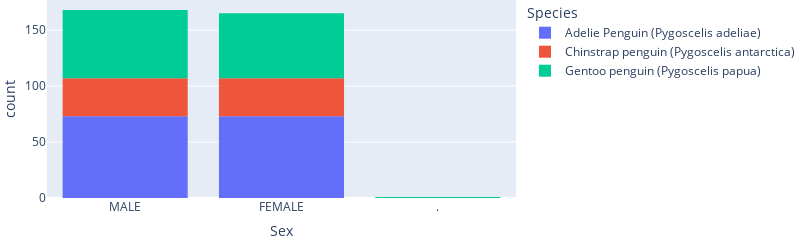

The notebook cell saved with this chart:
### Code cell
fig = px.histogram(data_frame = penguins, # data that needs to be plotted
                 x = "Sex", # column name for x-axis
                 color = "Species", # column name for color coding
                 width = 800,
                 height = 200)

# reduce whitespace
fig.update_layout(margin={"r":0,"t":0,"l":0,"b":0})
# show the plot
fig.show()

### Figure 1 — Plotly figure (JSON) as saved in the notebook; plotly's stock layout.template omitted (floating-point values rounded to 4 significant figures; data arrays with more than 128 entries replaced by an {"elided": "..."} marker saying what was removed)
{"data": [{"alignmentgroup": "True", "bingroup": "x", "hovertemplate": "Species=Adelie Penguin (Pygoscelis adeliae)<br>Sex=%{x}<br>count=%{y}<extra></extra>", "legendgroup": "Adelie Penguin (Pygoscelis adeliae)", "marker": {"color": "#636efa", "pattern": {"shape": ""}}, "name": "Adelie Penguin (Pygoscelis adeliae)", "offsetgroup": "Adelie Penguin (Pygoscelis adeliae)", "orientation": "v", "showlegend": true, "type": "histogram", "x": {"elided": "152 str values"}, "xaxis": "x", "yaxis": "y"}, {"alignmentgroup": "True", "bingroup": "x", "hovertemplate": "Species=Chinstrap penguin (Pygoscelis antarctica)<br>Sex=%{x}<br>count=%{y}<extra></extra>", "legendgroup": "Chinstrap penguin (Pygoscelis antarctica)", "marker": {"color": "#EF553B", "pattern": {"shape": ""}}, "name": "Chinstrap penguin (Pygoscelis antarctica)", "offsetgroup": "Chinstrap penguin (Pygoscelis antarctica)", "orientation": "v", "showlegend": true, "type": "histogram", "x": ["FEMALE", "MALE", "MALE", "FEMALE", "MALE", "FEMALE", "FEMALE", "MALE", "FEMALE", "MALE", "FEMALE", "MALE", "FEMALE", "MALE", "FEMALE", "MALE", "MALE", "FEMALE", "FEMALE", "MALE", "FEMALE", "MALE", "FEMALE", "MALE", "FEMALE", "MALE", "FEMALE", "MALE", "FEMALE", "MALE", "FEMALE", "MALE", "FEMALE", "MALE", "MALE", "FEMALE", "FEMALE", "MALE", "FEMALE", "MALE", "MALE", "FEMALE", "MALE", "FEMALE", "FEMALE", "MALE", "FEMALE", "MALE", "MALE", "FEMALE", "FEMALE", "MALE", "FEMALE", "MALE", "FEMALE", "MALE", "FEMALE", "MALE", "MALE", "FEMALE", "MALE", "FEMALE", "FEMALE", "MALE", "FEMALE", "MALE", "MALE", "FEMALE"], "xaxis": "x", "yaxis": "y"}, {"alignmentgroup": "True", "bingroup": "x", "hovertemplate": "Species=Gentoo penguin (Pygoscelis papua)<br>Sex=%{x}<br>count=%{y}<extra></extra>", "legendgroup": "Gentoo penguin (Pygoscelis papua)", "marker": {"color": "#00cc96", "pattern": {"shape": ""}}, "name": "Gentoo penguin (Pygoscelis papua)", "offsetgroup": "Gentoo penguin (Pygoscelis papua)", "orientation": "v", "showlegend": true, "type": "histogram", "x": ["FEMALE", "MALE", "FEMALE", "MALE", "MALE", "FEMALE", "FEMALE", "MALE", "FEMALE", "MALE", "FEMALE", "MALE", "FEMALE", "MALE", "FEMALE", "MALE", "FEMALE", "MALE", "FEMALE", "MALE", "MALE", "FEMALE", "FEMALE", "MALE", "FEMALE", "MALE", null, "MALE", "FEMALE", "MALE", "MALE", "FEMALE", "FEMALE", "MALE", "FEMALE", "MALE", "FEMALE", "MALE", "FEMALE", "MALE", "FEMALE", "MALE", "FEMALE", "MALE", "MALE", "FEMALE", "FEMALE", "MALE", "FEMALE", "MALE", "FEMALE", "MALE", "FEMALE", "MALE", "FEMALE", "MALE", "FEMALE", "MALE", "FEMALE", "MALE", "FEMALE", "MALE", "FEMALE", "MALE", "FEMALE", "MALE", null, "MALE", "FEMALE", "MALE", "FEMALE", "MALE", "MALE", "FEMALE", "FEMALE", "MALE", "FEMALE", "MALE", "FEMALE", "MALE", "FEMALE", "MALE", "FEMALE", "MALE", "FEMALE", "MALE", "FEMALE", "MALE", "FEMALE", "MALE", "FEMALE", "MALE", "FEMALE", "MALE", "FEMALE", "MALE", "MALE", "FEMALE", "FEMALE", "MALE", "FEMALE", "MALE", "FEMALE", "MALE", null, "MALE", "FEMALE", "MALE", "FEMALE", "MALE", "FEMALE", "MALE", "FEMALE", "MALE", "FEMALE", "MALE", ".", "MALE", "FEMALE", null, "FEMALE", "MALE", "FEMALE", "MALE"], "xaxis": "x", "yaxis": "y"}], "layout": {"barmode": "relative", "height": 200, "legend": {"title": {"text": "Species"}, "tracegroupgap": 0}, "margin": {"b": 0, "l": 0, "r": 0, "t": 0}, "width": 800, "xaxis": {"anchor": "y", "domain": [0, 1], "title": {"text": "Sex"}}, "yaxis": {"anchor": "x", "domain": [0, 1], "title": {"text": "count"}}}}
